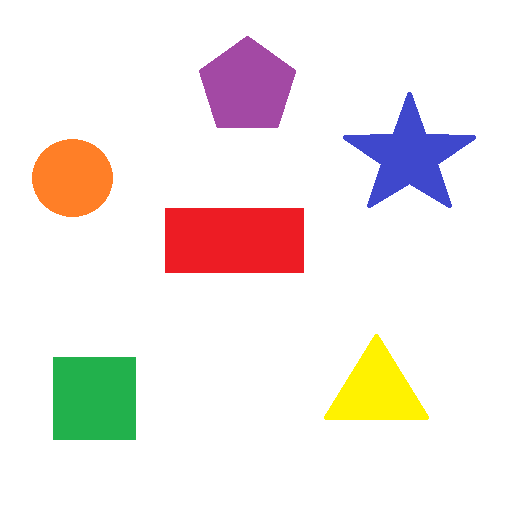
#> input picture _ProgrammingWorks/Python/OpenCV-ImageProcessing/shapes.png, 512 x 512 px
$ python class13.py
#> lines starting #> are read from the running program, lines starting #| are printed output that depends on the picture; after the words box and inside, x2 and y2 are one past the last pixel; in counts of white or black regions, pixels touching at a corner belong together
################################################################
# DETECT SIMPLE GEOMETRIC SHAPES
################################################################

import cv2 as cv
import numpy as np

# get the contours
img = cv.imread('shapes.png')
#> img is the input picture: shape (512, 512, 3); mean B, G, R 230.6, 233.9, 242
imgGray = cv.cvtColor(img, cv.COLOR_BGR2GRAY)
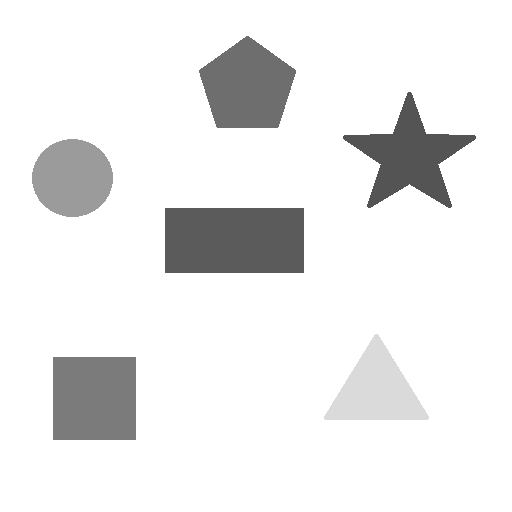
#> imgGray: shape (512, 512); min 84, max 255, mean 235.9
_, thresh = cv.threshold(imgGray, 240, 255, cv.THRESH_BINARY)  # 255 stands for the max value possible for threshold
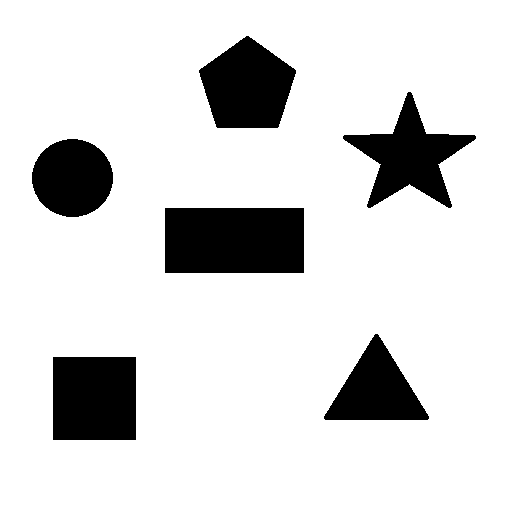
#> thresh: shape (512, 512); 85.5% white; 6 black regions
contours, _ = cv.findContours(thresh, cv.RETR_TREE, cv.CHAIN_APPROX_NONE)
#> contours = 7 contours; box (x1, y1, x2, y2) and area: (0, 0, 512, 512) 261121, (164, 207, 305, 274) 9238, (52, 356, 137, 441) 7054, (198, 35, 297, 129) 6437, (342, 91, 477, 209) 6238, (31, 138, 114, 218) 5053, (323, 333, 430, 421) 4939

for contour in contours:
    # approximates a polygonal curve with the specified precision
    # params = curve, max distance between curve and approximation, true/false is the curve closed?
    approx = cv.approxPolyDP(contour, 0.01 * cv.arcLength(contour, True), True)

    # draw contours - the index is 0 because we're passing the contours individually.
    cv.drawContours(img, [approx], 0, (0, 0, 0), 5)

    # this ravel method gets the x,y coordinates to put the text
    x = approx.ravel()[0]
    y = approx.ravel()[1] - 20

    # estimating the shape by the number of vertexes in approx
    if len(approx) == 3:
        cv.putText(img, "Triangle", (x, y), cv.FONT_HERSHEY_SIMPLEX, 0.5, (0, 0, 0))
    elif len(approx) == 4:
        # bounding rect to detect if its square or rectangle
        x, y, w, h = cv.boundingRect(approx)
        aspectRatio = float(w)/h
        if 0.95 <= aspectRatio <= 1.05:  # 1 aspectRatio is a square, but we're leaving room for noise
            cv.putText(img, "Square", (x, y), cv.FONT_HERSHEY_SIMPLEX, 0.5, (0, 0, 0))
        else:
            cv.putText(img, "Rectangle", (x, y), cv.FONT_HERSHEY_SIMPLEX, 0.5, (0, 0, 0))
    elif len(approx) == 5:
        cv.putText(img, "Pentagon", (x, y), cv.FONT_HERSHEY_SIMPLEX, 0.5, (0, 0, 0))
    elif len(approx) == 10:
        cv.putText(img, "Star", (x, y), cv.FONT_HERSHEY_SIMPLEX, 0.5, (0, 0, 0))
    else:
        cv.putText(img, "Circle", (x, y), cv.FONT_HERSHEY_SIMPLEX, 0.5, (0, 0, 0))
#> this loop made 7 passes
#> (approx, w, h, aspectRatio) on passes 1 to 4: ([[0, 0], [0, 511], [511, 511], [511, 0]], 512, 512, 1), ([[52, 357], [135, 356], [136, 439], [53, 440]], 85, 85, 1), ([[323, 416], [377, 333], [429, 418], [325, 420]], 107, 88, 1.22), ([[164, 208], [303, 207], [304, 272], [165, 273]], 141, 67, 2.1)
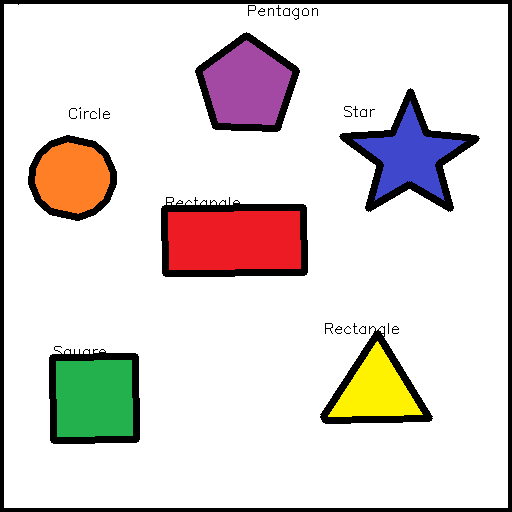
#> img: shape (512, 512, 3); 8.86% of pixels changed, all inside (x1, y1, x2, y2) = (0, 0, 512, 512)

cv.imshow('shapes', img)
cv.waitKey(0)
cv.destroyAllWindows()
